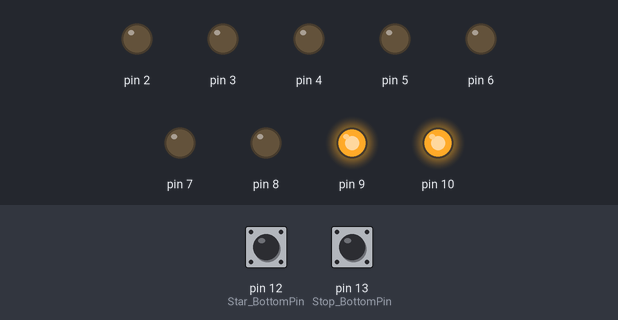
A sketch run on a simulated Arduino Uno, built with avr-gcc and run on an emulated ATmega328P. Shown: output pins drawn as LEDs (lit = HIGH). The test bench sets the inputs (shaded band); at power-on: pin 12 (Star_BottomPin) HIGH, pin 13 (Stop_BottomPin) HIGH. Random numbers use the default seed unless the sketch sets one.

Above: at 0.1 s.
At 5.1 s:
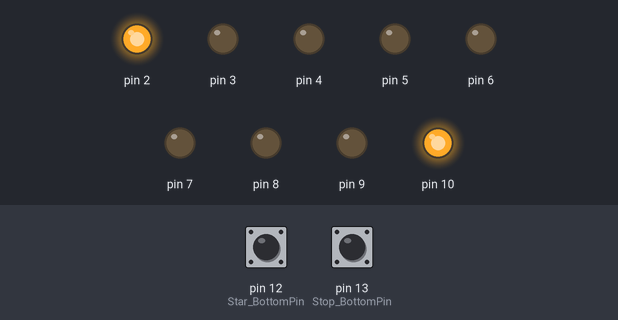
At 10.1 s:
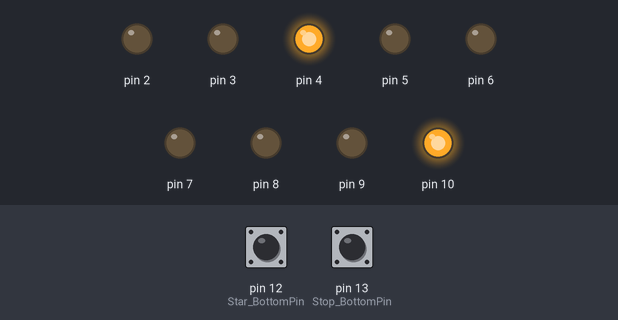
At 20.1 s:
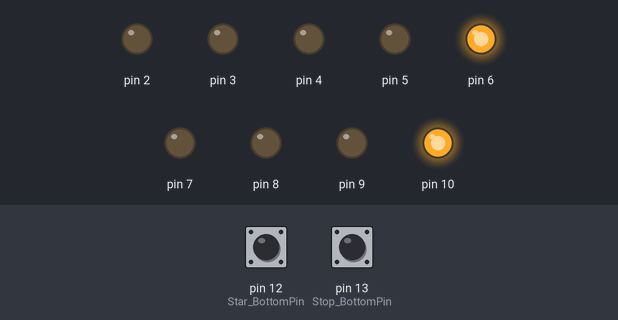
At 30.1 s:
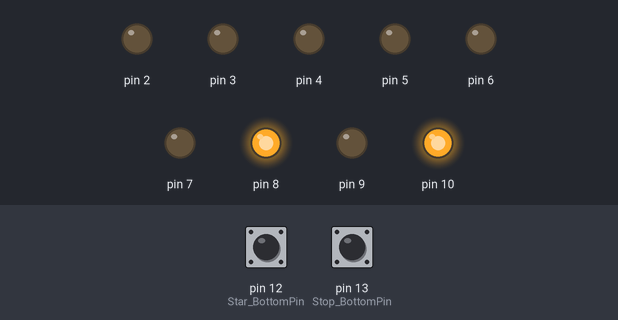
At 39.75 s:
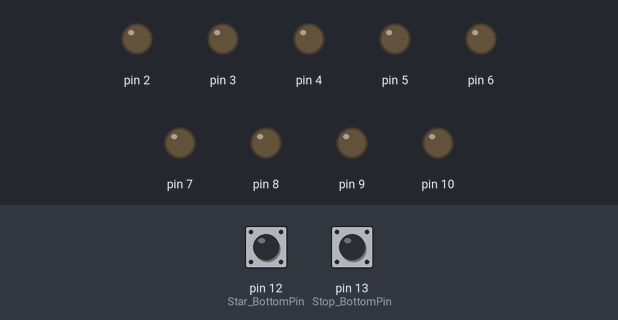
Timing chart, 0 to 40.0 s (numbered marks = the images above):
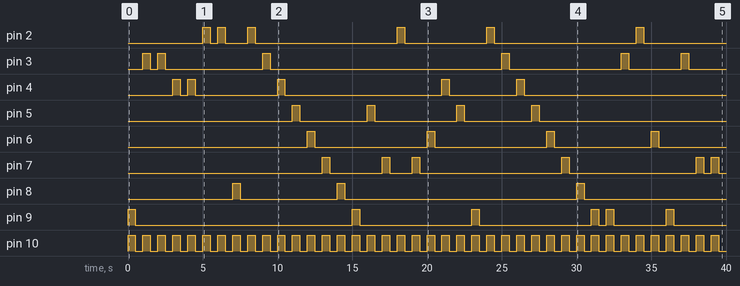

The sketch:

text22625.ino
```cpp
const int Star_BottomPin=12;
const int Stop_BottomPin=13;
void lrand(int i);
void leq(int i);
void fade(int i);
void setup(){
    pinMode(Star_BottomPin,INPUT_PULLUP);
    pinMode(Stop_BottomPin,INPUT_PULLUP);
    pinMode(10,OUTPUT);
    for (int i=2;i<=9;i+=1)
    {
        pinMode(i,OUTPUT);
    }
    Serial.begin(9600);//串口监视器初期化
}
void loop(){
    int k=20;//倒计时参数初期化
    int d=500;//设置led抖动消除时间
    if(digitalRead(Star_BottomPin)==LOW&&digitalRead(Stop_BottomPin)==HIGH){
        delay(80);//设置按钮抖动消除时间
        if(digitalRead(Star_BottomPin)==LOW){
            leq(d);//star按钮被按下时执行的操作
        }
    }
    else {
           lrand(d);//没被按下时执行的操作
         }
    if(digitalRead(Stop_BottomPin)==LOW&&digitalRead(Star_BottomPin)==LOW){
        delay(80);//设置按钮抖动消除时间
        if(digitalRead(Stop_BottomPin)==LOW){
            unsigned long tm=millis()/1000;//从按下stop按钮开始计时
            fade(k);
            Serial.println(tm);//输出计时
        }
    }
    else{
            leq(d);
        }
}
//顺序亮灭灯
void leq(int d){
    for(int i=2;i<=9;i+=1){
        digitalWrite(i,HIGH);
        digitalWrite(10,HIGH);
        delay(d);
        digitalWrite(i,LOW);
        digitalWrite(10,LOW);
        delay(d);
    }
}
//随机亮灭灯
void lrand(int d){
    int r;
    for(int i=0;i<8;i+=1){
        r=random(2,10);
        digitalWrite(r,HIGH);
        digitalWrite(10,HIGH);
        delay(d);
        digitalWrite(r,LOW);
        digitalWrite(10,LOW);
        delay(d);
    }
}
//led亮度和蜂鸣器衰减
void fade(int t){
    int i=2;

    while(t!=0&&i<=9){
        digitalWrite(i,HIGH);
        digitalWrite(10,HIGH);
        delay(1000/t);
        digitalWrite(i,LOW);
        digitalWrite(10,LOW);
        t-=1;
        i+=1;
        if(i==10){
            i=2;
        }
    }
    digitalWrite(i,LOW);
    digitalWrite(10,LOW);
    delay(1000);
    lrand(500);
}
```

Measured:
- by itself, pin 2: LOW → HIGH at 5.0 s, → LOW 0.50 s later, → HIGH 0.50 s later, → LOW 0.50 s later, … (12 changes in this stretch)
- by itself, pin 3: LOW → HIGH at 1.0 s, → LOW 0.50 s later, → HIGH 0.50 s later, → LOW 0.50 s later, … (12 changes in this stretch)
- by itself, pin 4: LOW → HIGH at 3.0 s, → LOW 0.50 s later, → HIGH 0.50 s later, → LOW 0.50 s later, … (10 changes in this stretch)
- by itself, pin 5: LOW → HIGH at 11.0 s, → LOW 0.50 s later, → HIGH 4.5 s later, → LOW 0.50 s later, … (8 changes in this stretch)
- by itself, pin 6: LOW → HIGH at 12.0 s, → LOW 0.50 s later, → HIGH 7.5 s later, → LOW 0.50 s later, … (8 changes in this stretch)
- by itself, pin 7: LOW → HIGH at 13.0 s, → LOW 0.50 s later, → HIGH 3.5 s later, → LOW 0.50 s later, … (12 changes in this stretch)
- by itself, pin 8: goes HIGH 0.50 s, LOW 6.5 s, HIGH 0.50 s, LOW 15.5 s, HIGH 0.50 s, then LOW
- by itself, pin 9: LOW → HIGH at 0.00 s, → LOW 0.50 s later, → HIGH 14.5 s later, → LOW 0.50 s later, … (12 changes in this stretch)
